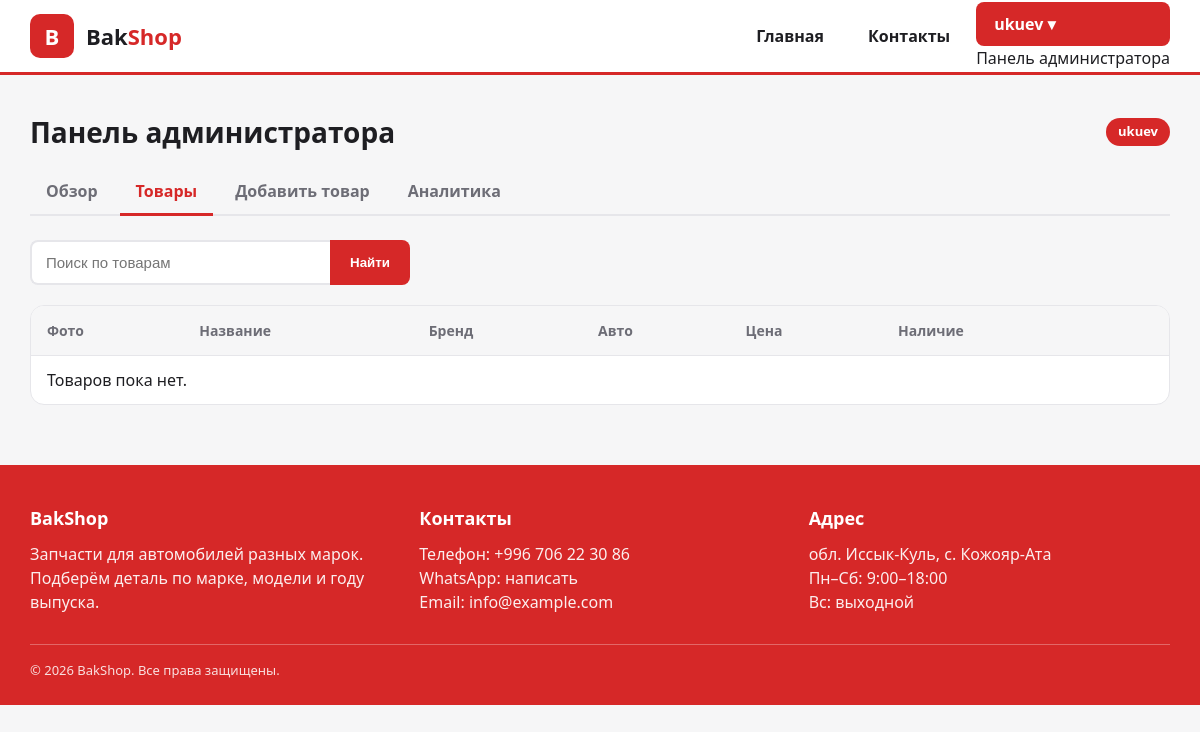
/panel/products/ (signed in), run on an earlier commit of the app's database.
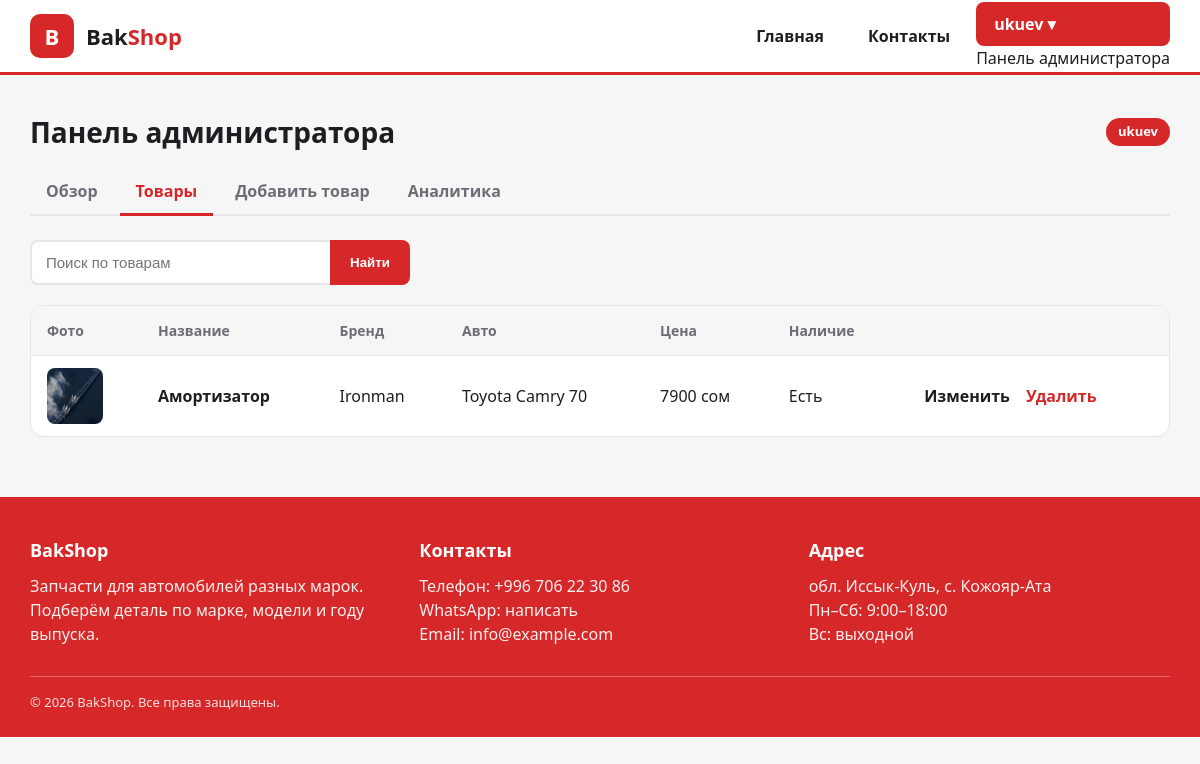
And on a later commit of the database.
### main/models.py (models this page shows, shortened)
class Product(models.Model):
    name = models.CharField("Название", max_length=200)
    brand = models.CharField("Бренд", max_length=100)
    car = models.CharField("Подходит для авто", max_length=200)
    price = models.DecimalField("Цена, сом", max_digits=10, decimal_places=0)
    photo = models.ImageField(
        "Фото",
        upload_to="products/",
        blank=True,
        validators=[validate_image_size],
    )
    badge = models.CharField("Метка (Хит, -15%)", max_length=30, blank=True)
    in_stock = models.BooleanField("В наличии", default=True)
    created_at = models.DateTimeField(auto_now_add=True)
    class Meta:
        ordering = ["-created_at"]
        verbose_name = "Товар"
        verbose_name_plural = "Товары"

### main/views.py (the view)
# urls.py: path("panel/products/", views.panel_list, name="panel_list"),
@staff_required
def panel_list(request):
    products = Product.objects.all()
    q = request.GET.get("q", "").strip()
    if q:
        products = products.filter(
            Q(name__icontains=q) | Q(brand__icontains=q) | Q(car__icontains=q)
        )
    return render(request, "panel/panel_list.html", {"products": products, "q": q})

### main/templates/panel/panel_list.html
{% extends "panel/panel_base.html" %}
{% block panel %}
<form class="search search--panel" method="get">
  <input type="search" name="q" value="{{ q }}" placeholder="Поиск по товарам">
  <button type="submit">Найти</button>
</form>
<div class="table-wrap">
  <table class="table">
    <thead>
      <tr><th>Фото</th><th>Название</th><th>Бренд</th><th>Авто</th><th>Цена</th><th>Наличие</th><th></th></tr>
    </thead>
    <tbody>
      {% for p in products %}
      <tr>
        <td>
          {% if p.photo %}
            <img src="{{ p.photo.url }}" alt="" class="table__img">
          {% else %}
            <div class="table__img table__img--empty">—</div>
          {% endif %}
        </td>
        <td><strong>{{ p.name }}</strong></td>
        <td>{{ p.brand }}</td>
        <td>{{ p.car }}</td>
        <td>{{ p.price|floatformat:0 }} сом</td>
        <td>{% if p.in_stock %}Есть{% else %}Нет{% endif %}</td>
        <td class="table__actions">
          <a href="{% url 'panel_edit' p.pk %}" class="link-edit">Изменить</a>
          <a href="{% url 'panel_delete' p.pk %}" class="link-delete">Удалить</a>
        </td>
      </tr>
      {% empty %}
      <tr><td colspan="7">Товаров пока нет.</td></tr>
      {% endfor %}
    </tbody>
  </table>
</div>
{% endblock %}

### main/templates/panel/panel_base.html (shortened to what this page needs)
{% extends "main/base.html" %}
{% block content %}
<main class="container">
  <div class="panel-head">
    <h1>Панель администратора</h1>
    <span class="panel-user">{{ user.username }}</span>
  </div>
  {% with page=request.resolver_match.url_name %}
  <nav class="panel-tabs">
    <a href="{% url 'panel_dashboard' %}" class="{% if page == 'panel_dashboard' %}active{% endif %}">Обзор</a>
    <a href="{% url 'panel_list' %}" class="{% if page == 'panel_list' or page == 'panel_edit' or page == 'panel_delete' %}active{% endif %}">Товары</a>
    <a href="{% url 'panel_add' %}" class="{% if page == 'panel_add' %}active{% endif %}">Добавить товар</a>
    <a href="{% url 'panel_analytics' %}" class="{% if page == 'panel_analytics' %}active{% endif %}">Аналитика</a>
  </nav>
  {% endwith %}
  {% block panel %}{% endblock %}
</main>
{% endblock %}

### main/templates/main/base.html (shortened to what this page needs)
{% load static %}
<!DOCTYPE html>
<html lang="ru">
<head>
  <link rel="stylesheet" href="{% static 'css/main_style.css' %}">
</head>
<body>
  <header class="header">
    <div class="container header__inner">
      <a href="/" class="logo">
        <div class="logo__mark">B</div>
        <div class="logo__name">Bak<span>Shop</span></div>
      </a>
      <nav class="nav">
        <a href="/" class="nav__link">Главная</a>
        <a href="/#contacts" class="nav__link">Контакты</a>
        <div class="dropdown">
          <a href="#" class="nav__link nav__link--main">
            {% if user.is_authenticated %}{{ user.username }}{% else %}Аккаунт{% endif %} ▾
          </a>
            {% if user.is_staff %}
          <a href="{% url 'panel_dashboard' %}">Панель администратора</a>
            {% endif %}
        </div>
      </nav>
    </div>
  </header>
  {% block content %}{% endblock %}
  <footer class="footer" id="contacts">
    <div class="container">
      <div class="footer__grid">
        <div>
          <h2>BakShop</h2>
          <p>Запчасти для автомобилей разных марок. Подберём деталь по марке, модели и году выпуска.</p>
        </div>
        <div>
          <h2>Контакты</h2>
          <p>Телефон: <a href="tel:+996706223086">+996 706 22 30 86</a></p>
          <p>WhatsApp: <a href="https://wa.me/996706223086">написать</a></p>
          <p>Email: <a href="mailto:info@example.com">info@example.com</a></p>
        </div>
        <div>
          <h2>Адрес</h2>
          <p>обл. Иссык-Куль, с. Кожояр-Ата</p>
          <p>Пн–Сб: 9:00–18:00</p>
          <p>Вс: выходной</p>
        </div>
      </div>
      <div class="footer__copy">© 2026 BakShop. Все права защищены.</div>
    </div>
  </footer>
</body>
</html>

### static/css/main_style.css (style rules this page uses)
:root { --red: #d62828; --red-dark: #a81c1c; --white: #ffffff; --bg: #f6f6f7; --text: #1e1e22; --muted: #6d6d76; --line: #e6e6ea; }
* { box-sizing: border-box; margin: 0; padding: 0; }
body { font-family: "Segoe UI", Roboto, Arial, sans-serif; background: var(--bg); color: var(--text); line-height: 1.5; }
a { color: inherit; text-decoration: none; }
.container { max-width: 1180px; margin: 0 auto; padding: 0 20px; }
.header { background: var(--white); border-bottom: 3px solid var(--red); position: sticky; top: 0; z-index: 10; }
.header__inner { display: flex; justify-content: space-between; align-items: center; height: 72px; }
.logo { display: flex; align-items: center; gap: 12px; }
.logo__mark { width: 44px; height: 44px; background: var(--red); color: var(--white); border-radius: 10px; display: grid; place-items: center; font-weight: 800; font-size: 22px; }
.logo__name { font-size: 22px; font-weight: 800; }
.logo__name span { color: var(--red); }
.nav { display: flex; align-items: center; gap: 8px; }
.nav__link { display: block; padding: 10px 18px; border-radius: 8px; font-weight: 600; transition: background 0.2s, color 0.2s; }
.nav__link--main { background: var(--red); color: var(--white); }
.search { display: flex; width: 100%; max-width: 380px; }
.search input { flex: 1; padding: 12px 14px; border: 2px solid var(--line); border-right: none; border-radius: 8px 0 0 8px; font-size: 15px; outline: none; }
.search button { padding: 0 20px; border: none; background: var(--red); color: var(--white); font-weight: 700; border-radius: 0 8px 8px 0; cursor: pointer; }
html { scroll-behavior: smooth; }
.dropdown { position: relative; }
.footer { background: var(--red); color: var(--white); padding: 40px 0 24px; }
.footer__grid { display: grid; grid-template-columns: repeat(auto-fit, minmax(220px, 1fr)); gap: 28px; }
.footer h2 { font-size: 18px; margin-bottom: 10px; }
.footer p { opacity: 0.92; }
.footer__copy { margin-top: 30px; padding-top: 16px; border-top: 1px solid rgba(255, 255, 255, 0.35); font-size: 13px; opacity: 0.85; }
.panel-head { display: flex; justify-content: space-between; align-items: center; margin: 36px 0 16px; }
.panel-head h1 { font-size: 28px; }
.panel-user { background: var(--red); color: var(--white); padding: 4px 12px; border-radius: 20px; font-size: 13px; font-weight: 700; }
.panel-tabs { display: flex; gap: 6px; flex-wrap: wrap; border-bottom: 2px solid var(--line); margin-bottom: 24px; }
.panel-tabs a { padding: 10px 16px; font-weight: 600; color: var(--muted); border-bottom: 3px solid transparent; margin-bottom: -2px; transition: color 0.2s; }
.panel-tabs a.active { color: var(--red); border-bottom-color: var(--red); }
.table-wrap { overflow-x: auto; background: var(--white); border: 1px solid var(--line); border-radius: 14px; margin-bottom: 60px; }
.table { width: 100%; border-collapse: collapse; min-width: 640px; }
.table th { text-align: left; padding: 14px 16px; background: var(--bg); font-size: 14px; color: var(--muted); border-bottom: 1px solid var(--line); }
.table td { padding: 12px 16px; border-bottom: 1px solid var(--line); vertical-align: middle; }
.table tr:last-child td { border-bottom: none; }
.table__img { width: 56px; height: 56px; object-fit: cover; border-radius: 8px; display: block; }
.table__actions { white-space: nowrap; }
.link-edit, .link-delete { font-weight: 700; margin-left: 12px; }
.link-delete { color: var(--red); }
.search--panel { margin-bottom: 20px; }

What changed in the data, as far as the page shows it:
added Product: photo (picture), name "Амортизатор", brand "Ironman", car "Toyota Camry 70", price "7900", in_stock "Есть"
Also different on the page:
text no longer shown: "Товаров пока нет."
